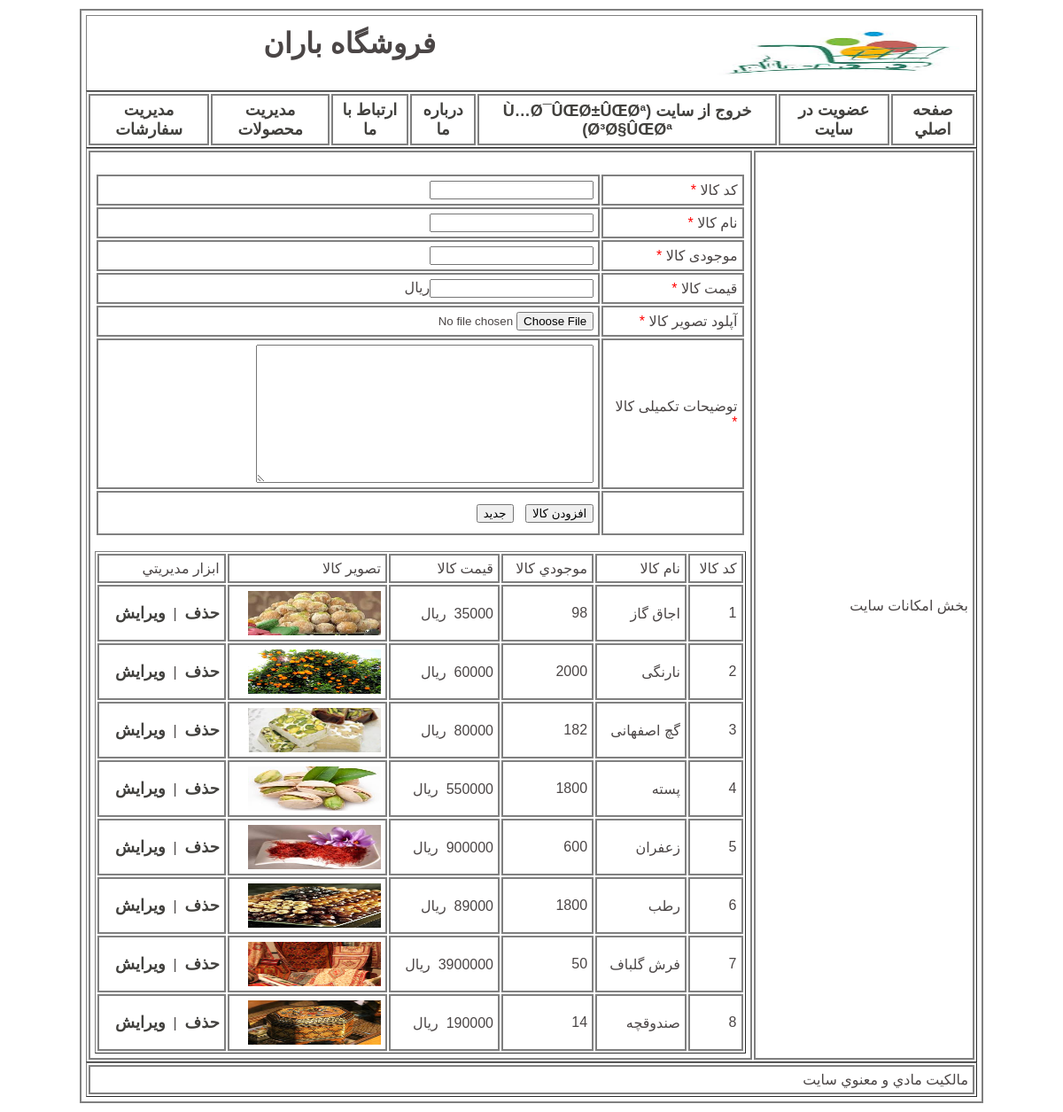
The page /admin_products.php (signed in) on the database its author committed.
### tables this page shows
CREATE TABLE `products` (
  `pro_code` int(10) NOT NULL,
  `pro_name` varchar(200) NOT NULL,
  `pro_qty` int(10) NOT NULL,
  `pro_price` float NOT NULL,
  `pro_image` varchar(80) NOT NULL,
  `pro_detail` text NOT NULL
);

### admin_products.php (the view, shortened to what this page needs)
<?php
include ("includes/header.php");
?>
<?php
$link = mysqli_connect("localhost", "root", "", "shop_db");
$url = $pro_code = $pro_name = $pro_qty = $pro_price = $pro_image = $pro_detail = "";
$btn_caption="افزودن كالا";
?>
  <br />
  <form name="add_product" action="action_admin_products.php<?php if (!empty($url)) echo($url); ?>"  method="POST" enctype="multipart/form-data" >
    <table style="width: 100%;" border="0"  style="margin-left: auto;margin-right: auto;"  >
    <tr>
       <td style="width: 22%;">کد کالا <span style="color: red;">*</span></td>
       <td style="width: 78%;"><input type="text" id="pro_code" name="pro_code" value="<?php echo ($pro_code) ?>"    /></td>
    </tr>
    <tr>
       <td>نام کالا <span style="color: red;">*</span></td>
       <td><input type="text" style="text-align: right;" id="pro_name" name="pro_name" value="<?php echo ($pro_name) ?>"   /></td>
    </tr>
    <tr>
       <td>موجودی کالا <span style="color: red;">*</span></td>
       <td><input type="text" style="text-align: left;" id="pro_qty" name="pro_qty" value="<?php echo ($pro_qty) ?>"   /></td>
    </tr>
    <tr>
       <td>قیمت کالا <span style="color: red;">*</span></td>
       <td><input type="text" style="text-align: left;" id="pro_price" name="pro_price" value="<?php echo ($pro_price) ?>"   />ریال</td>
    </tr>
    <tr>
       <td>آپلود تصویر کالا <span style="color: red;">*</span></td>
       <td><input type="file" style="text-align: left;" id="pro_image" name="pro_image"  size="30" />
       </td>
    </tr>
    <tr>
       <td>توضیحات تکمیلی کالا <span style="color: red;">*</span></td>
       <td><textarea id="pro_detail" name="pro_detail" cols="45" rows="10" wrap="virtual"  >
       	<?php echo ($pro_detail) ?>
       </textarea></td>
    </tr>
    <tr>
       <td><br /><br /></td>
       <td><input type="submit" value="<?php echo ($btn_caption) ?>" />&nbsp;&nbsp;&nbsp;<input type="reset" value="جديد" /></td>
    </tr>
   </table>
  </form>
<?php
$query = "SELECT * FROM products";
$result = mysqli_query($link, $query);
?>
<table border="1px" style="width: 100%;" >
<tr>
	<td>كد كالا</td>
	<td>نام كالا</td>
	<td>موجودي كالا</td>
	<td>قيمت كالا</td>
	<td>تصوير كالا</td>
	<td>ابزار مديريتي</td>
</tr>
<?php
while ($row = mysqli_fetch_array($result)) {
?>
<tr>
	<td><?php echo ($row['pro_code']) ?></td>
	<td><?php echo ($row['pro_name']) ?></td>
	<td><?php echo ($row['pro_qty']) ?></td>
	<td><?php echo ($row['pro_price']) ?>&nbsp; ريال</td>
	<td><img src="images/products/<?php echo ($row['pro_image']) ?>" width="150px" height="50px" /></td>
	<td>
     <b><a href="action_admin_products.php?id=<?php echo ($row['pro_code']) ?>&action=DELETE" style="text-decoration: none;">حذف</a></b>
     &nbsp;|&nbsp;
     <b><a href="admin_products.php?id=<?php echo ($row['pro_code']) ?>&action=EDIT" style="text-decoration: none;">ويرايش</a></b>
    </td>
</tr>
<?php
}
?>
</table>
<?php
include ("includes/footer.php");
?>

### style.css (style rules this page uses)
td { padding: 5px; color: rgb(75, 70, 70); border:solid grey 2px !important; font-family: Impact, Haettenschweiler, 'Arial Narrow Bold', sans-serif !important; margin-right: 5px; }
* { font-family:sans-serif !important; }
a { color: rgb(66, 65, 62); font-size: large; }

### rows shown on the page
products: pro_code "1", pro_name "اجاق گاز", pro_qty "98", pro_price "35000", pro_image (picture)
products: pro_code "2", pro_name "نارنگی", pro_qty "2000", pro_price "60000", pro_image (picture)
products: pro_code "3", pro_name "گچ اصفهانی", pro_qty "182", pro_price "80000", pro_image (picture)
products: pro_code "4", pro_name "پسته", pro_qty "1800", pro_price "550000", pro_image (picture)
products: pro_code "5", pro_name "زعفران", pro_qty "600", pro_price "900000", pro_image (picture)
products: pro_code "6", pro_name "رطب", pro_qty "1800", pro_price "89000", pro_image (picture)
products: pro_code "7", pro_name "فرش گلباف", pro_qty "50", pro_price "3900000", pro_image (picture)
products: pro_code "8", pro_name "صندوقچه", pro_qty "14", pro_price "190000", pro_image (picture)

### other values the page prints
$_SESSION["realname"] "Ù…Ø¯ÛŒØ±ÛŒØª Ø³Ø§ÛŒØª"
